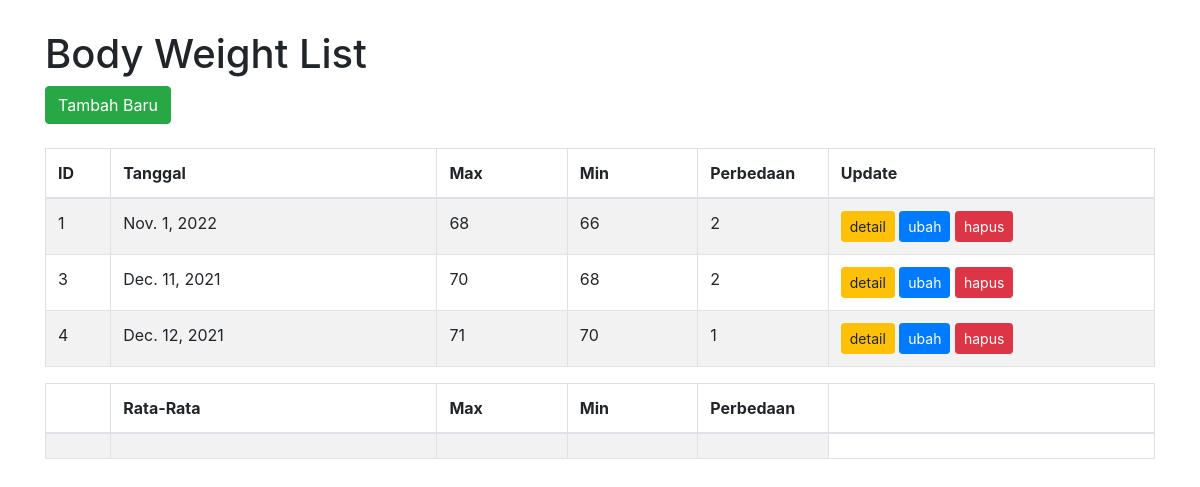
The app's page /index/ with its own data.
### curd_body_weight/models.py (models this page shows)
class modelBodyWeight(models.Model):
    tanggal = models.DateField()
    max_val = models.IntegerField()
    min_val = models.IntegerField()
    class Meta:
        db_table = 'bodyweight'

### curd_body_weight/views.py (the view)
# urls.py: path('index/', include('curd_body_weight.urls'))
def index(request):
    bW = modelBodyWeight.objects.all()
    context = {
        'bodyweight': bW
    }
    return render(request, 'curd_body_weight/index.html', context)

### curd_body_weight/templates/curd_body_weight/index.html (shortened to what this page needs)
<!doctype html>
<html lang="en">
  <head>
    <link rel="stylesheet" href="https://maxcdn.bootstrapcdn.com/bootstrap/4.0.0/css/bootstrap.min.css">
  </head>
  <body>
    <div class="container">
      <h1>Body Weight List</h1>
      <div>
      	<a href="{% url 'bodyweight:create'  %}" class="btn btn-success">Tambah Baru</a>
      </div>
      <br>
      {% load mathfilters %}
      <table class="table table-bordered table-striped">
          <thead>
              <tr>
                  <th width="5%">ID</th>
                  <th width="25%">Tanggal</th>
                  <th width="10%">Max</th>
                  <th width="10%">Min</th>
                  <th width="10%">Perbedaan</th>
                  <th width="25%">Update</th>
              </tr>
          </thead>
          <tbody>
            {% if bodyweight %}
              {% for bw in bodyweight %}
              <tr>
                  <td>{{ bw.id }}</td>
                  <td>{{ bw.tanggal }}</td>
                  <td>{{ bw.max_val }}</td>
                  <td>{{ bw.min_val }}</td>
                  <td>{{ bw.max_val | sub:bw.min_val }}</td>
                  <td>
                      <a href="{% url 'bodyweight:show' bw.id %}" class="btn btn-warning btn-sm">detail</a>
                      <a href="{% url 'bodyweight:update' bw.id %}" class="btn btn-primary btn-sm">ubah</a>
                      <a href="{% url 'bodyweight:delete' bw.id %}" class="btn btn-danger btn-sm" onclick="return confirm('Apakah yakin akan menghapus record ini?')">hapus</a>
                  </td>
              </tr>
              {% endfor %}
            {% else %}
              <tr>
                <td colspan="5">Data tidak ditemukan.</td>
              </tr>
            {% endif %}
          </tbody>
      </table>
      <table class="table table-bordered table-striped">
        <thead>
            <tr>
                <th width="5%"> </th>
                <th width="25%">Rata-Rata</th>
                <th width="10%">Max</th>
                <th width="10%">Min</th>
                <th width="10%">Perbedaan</th>
                <th width="25%"> </th>
            </tr>
        </thead>
        <tbody>
            <td> </td>
            <td> </td>
            <td> </td>
            <td> </td>
            <td> </td>
        </tbody>
    </table>
  </div>
  </body>
</html>

### curd_body_weight/templates/curd_body_weight/index.html (style rules this page uses)
body { margin-top: 30px; }

### records on screen
modelBodyWeight: id "1", tanggal "Nov. 1, 2022", max_val "68", min_val "66", max_val|sub "2"
modelBodyWeight: id "3", tanggal "Dec. 11, 2021", max_val "70", min_val "68", max_val|sub "2"
modelBodyWeight: id "4", tanggal "Dec. 12, 2021", max_val "71", min_val "70", max_val|sub "1"
